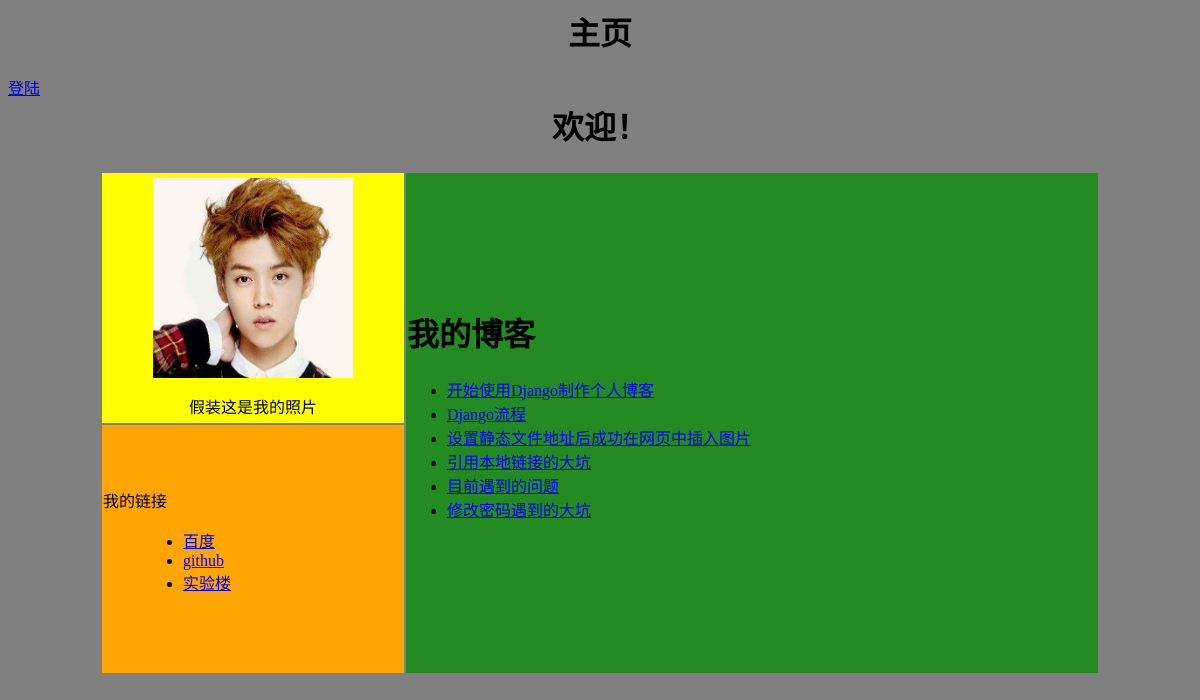
Page /blog/ on the earlier database version.
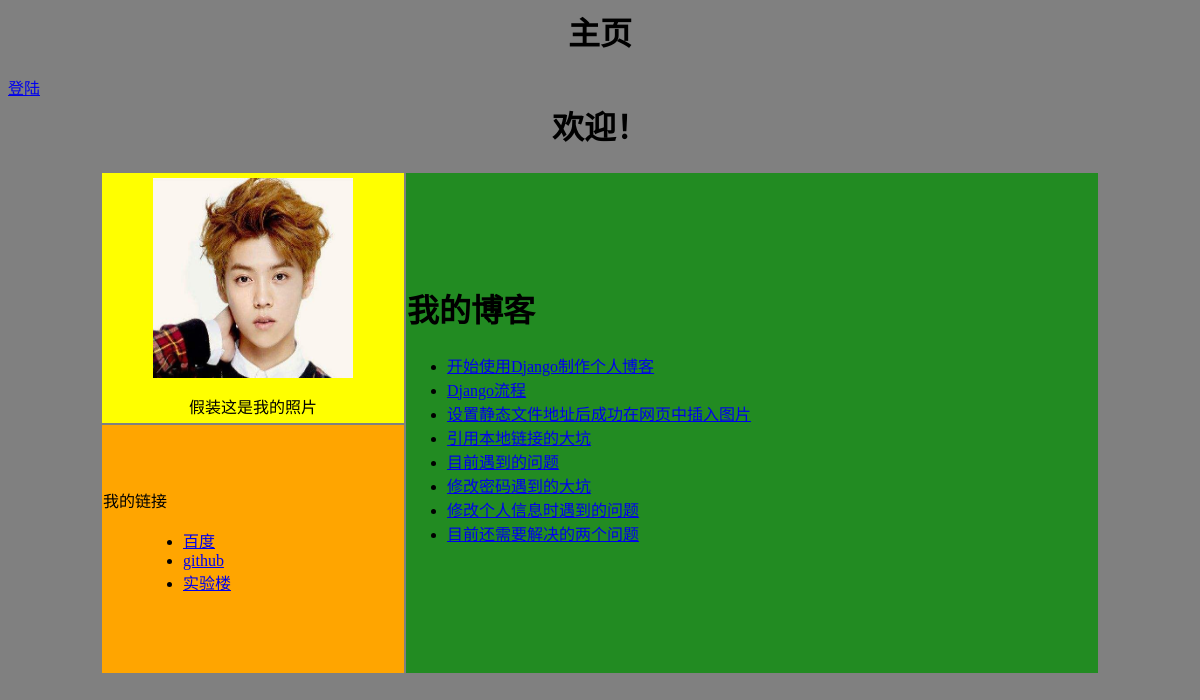
Same page on the later database version.
### blog/models.py (models this page shows, shortened)
class BlogArticles(models.Model):
    title = models.CharField(max_length=300)
    author = models.ForeignKey(User,related_name='blog_posts')
    body = models.TextField()
    publish = models.DateTimeField(default=timezone.now)
    class meta:
        ordering = ('-publish',)

### blog/views.py (the view)
def blog_title(request):
    blogs = BlogArticles.objects.all()
    return render(request,'blog/titles.html',{'blogs':blogs})

### templates/blog/titles.html (shortened to what this page needs)
{% extends 'base.html' %}
{% block contain %}
<h1>我的博客</h1>
<div>
	<ul>
		{% for blog in blogs %}
		<li><a href='{% url 'blog:blog_articles' article_id=blog.id %}'>{{ blog.title }}</a></li>
		{% endfor %}
	</ul>
</div>
{% endblock %}

### templates/base.html (shortened to what this page needs)
{% load staticfiles %}
<html lang='zh-cn'>
<head>
</head>
    <body bgcolor='gray'>
      <h1 align='center' color='blue'>主页</h1>
	  {% if user.is_authenticated %}
	  <p>{{ user.username }}<a href='{% url 'account:user_logout' %}'>退出</a>
	  <a href = '{% url 'account:password_change' %}'>修改密码</a>
	  <a href = '{% url 'account:my_infomation' %}'>个人信息</a>
	  {% else %}
	  <a href='{% url 'account:user_login' %}'>登陆</a>
	  {% endif %}
      <table align='center' width='1000'>
        <tr>
	  <td colspan=2>
            <h1 align='center';color='blue'>欢迎！</h1>
          </td>
        </tr>
        <tr>
          <td style='background-color:yellow;width:300;height:250'>
	  <p align='center'><img src="{% static '/images/luhan.jpg' %}" width='200' height='200'></p>
          <p style='text-align:center'>假装这是我的照片</p>
          </td>
          <td rowspan='2' bgcolor='forestgreen' height='500'>
            {% block contain %}{% endblock %}
          </td>
        </tr>
        <tr>
          <td bgcolor='orange'>
            <dl>
              <dt>我的链接</dt>
                <dd>
                  <ul>
                    <li><a href='http://www.baidu.com' target='_blank'>百度</a></li>
                    <li><a href='https://www.github.com' target='_blank'>github</a></li>
                    <li><a href='http://www.shiyanlou.com' target='_blank'>实验楼</a></li>
                  </ul>
                </dd>
            </dl>
          </td>
        </tr>
      </table>
    </body>
</html>

Differences in the rows shown:
added BlogArticles: title "修改个人信息时遇到的问题"
added BlogArticles: title "目前还需要解决的两个问题"
